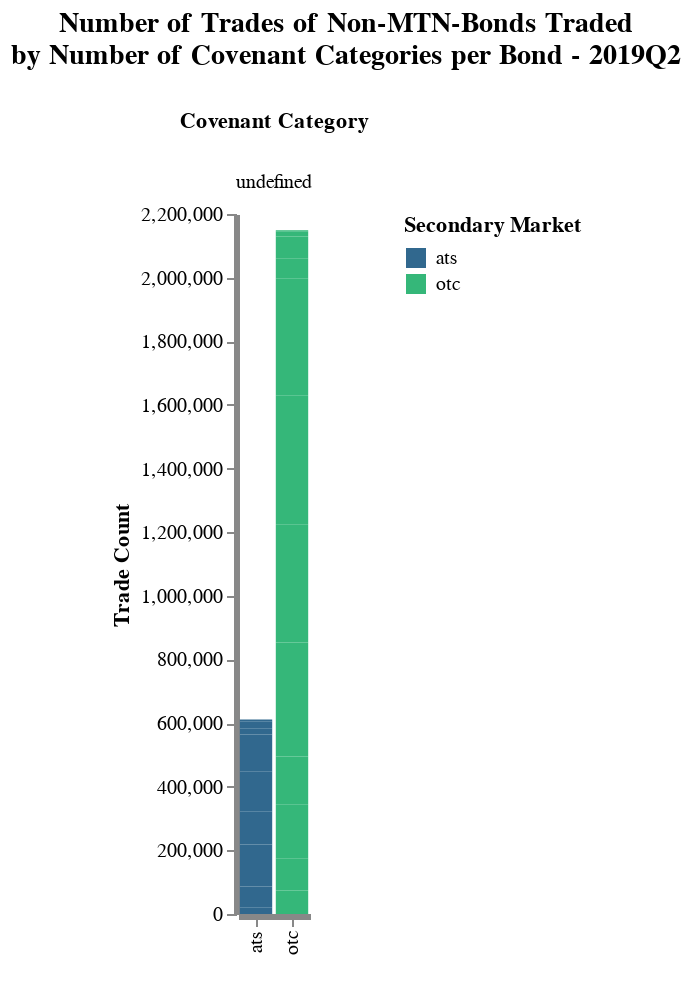

Notebook source saved alongside this figure:
### Code cell
pl[13]

### Figure 1 — Vega-Lite specification as saved in the notebook (floating-point values rounded to 4 significant figures)
{"config": {"axis": {"domainWidth": 3}, "opacity": {"value": 0.7}, "view": {"stroke": "transparent"}}, "data": {"values": [{"perc_sbm_rt_total": 3.412, "perc_sbm_total": 3.412, "period": "2019Q2", "rt": "any", "sbm": "ats", "sum_num_cov": 0, "value": 20868, "variable": "trades_by_num_cov"}, {"perc_sbm_rt_total": 0.06867, "perc_sbm_total": 0.06867, "period": "2019Q2", "rt": "any", "sbm": "ats", "sum_num_cov": 1, "value": 420, "variable": "trades_by_num_cov"}, {"perc_sbm_rt_total": 3.766, "perc_sbm_total": 3.766, "period": "2019Q2", "rt": "any", "sbm": "ats", "sum_num_cov": 2, "value": 23035, "variable": "trades_by_num_cov"}, {"perc_sbm_rt_total": 6.847, "perc_sbm_total": 6.847, "period": "2019Q2", "rt": "any", "sbm": "ats", "sum_num_cov": 3, "value": 41875, "variable": "trades_by_num_cov"}, {"perc_sbm_rt_total": 6.404, "perc_sbm_total": 6.404, "period": "2019Q2", "rt": "any", "sbm": "ats", "sum_num_cov": 4, "value": 39167, "variable": "trades_by_num_cov"}, {"perc_sbm_rt_total": 15.28, "perc_sbm_total": 15.28, "period": "2019Q2", "rt": "any", "sbm": "ats", "sum_num_cov": 5, "value": 93443, "variable": "trades_by_num_cov"}, {"perc_sbm_rt_total": 17.08, "perc_sbm_total": 17.08, "period": "2019Q2", "rt": "any", "sbm": "ats", "sum_num_cov": 6, "value": 104469, "variable": "trades_by_num_cov"}, {"perc_sbm_rt_total": 20.28, "perc_sbm_total": 20.28, "period": "2019Q2", "rt": "any", "sbm": "ats", "sum_num_cov": 7, "value": 124045, "variable": "trades_by_num_cov"}, {"perc_sbm_rt_total": 19.07, "perc_sbm_total": 19.07, "period": "2019Q2", "rt": "any", "sbm": "ats", "sum_num_cov": 8, "value": 116635, "variable": "trades_by_num_cov"}, {"perc_sbm_rt_total": 3.22, "perc_sbm_total": 3.22, "period": "2019Q2", "rt": "any", "sbm": "ats", "sum_num_cov": 9, "value": 19695, "variable": "trades_by_num_cov"}, {"perc_sbm_rt_total": 3.558, "perc_sbm_total": 3.558, "period": "2019Q2", "rt": "any", "sbm": "ats", "sum_num_cov": 10, "value": 21758, "variable": "trades_by_num_cov"}, {"perc_sbm_rt_total": 0.9073, "perc_sbm_total": 0.9073, "period": "2019Q2", "rt": "any", "sbm": "ats", "sum_num_cov": 11, "value": 5549, "variable": "trades_by_num_cov"}, {"perc_sbm_rt_total": 0.1046, "perc_sbm_total": 0.1046, "period": "2019Q2", "rt": "any", "sbm": "ats", "sum_num_cov": 12, "value": 640, "variable": "trades_by_num_cov"}, {"perc_sbm_rt_total": 3.442, "perc_sbm_total": 3.442, "period": "2019Q2", "rt": "any", "sbm": "otc", "sum_num_cov": 0, "value": 73969, "variable": "trades_by_num_cov"}, {"perc_sbm_rt_total": 0.08096, "perc_sbm_total": 0.08096, "period": "2019Q2", "rt": "any", "sbm": "otc", "sum_num_cov": 1, "value": 1740, "variable": "trades_by_num_cov"}, {"perc_sbm_rt_total": 4.547, "perc_sbm_total": 4.547, "period": "2019Q2", "rt": "any", "sbm": "otc", "sum_num_cov": 2, "value": 97720, "variable": "trades_by_num_cov"}, {"perc_sbm_rt_total": 7.901, "perc_sbm_total": 7.901, "period": "2019Q2", "rt": "any", "sbm": "otc", "sum_num_cov": 3, "value": 169824, "variable": "trades_by_num_cov"}, {"perc_sbm_rt_total": 7.076, "perc_sbm_total": 7.076, "period": "2019Q2", "rt": "any", "sbm": "otc", "sum_num_cov": 4, "value": 152073, "variable": "trades_by_num_cov"}, {"perc_sbm_rt_total": 16.65, "perc_sbm_total": 16.65, "period": "2019Q2", "rt": "any", "sbm": "otc", "sum_num_cov": 5, "value": 357795, "variable": "trades_by_num_cov"}, {"perc_sbm_rt_total": 17.24, "perc_sbm_total": 17.24, "period": "2019Q2", "rt": "any", "sbm": "otc", "sum_num_cov": 6, "value": 370593, "variable": "trades_by_num_cov"}, {"perc_sbm_rt_total": 18.93, "perc_sbm_total": 18.93, "period": "2019Q2", "rt": "any", "sbm": "otc", "sum_num_cov": 7, "value": 406846, "variable": "trades_by_num_cov"}, {"perc_sbm_rt_total": 17.1, "perc_sbm_total": 17.1, "period": "2019Q2", "rt": "any", "sbm": "otc", "sum_num_cov": 8, "value": 367512, "variable": "trades_by_num_cov"}, {"perc_sbm_rt_total": 2.844, "perc_sbm_total": 2.844, "period": "2019Q2", "rt": "any", "sbm": "otc", "sum_num_cov": 9, "value": 61134, "variable": "trades_by_num_cov"}, {"perc_sbm_rt_total": 3.248, "perc_sbm_total": 3.248, "period": "2019Q2", "rt": "any", "sbm": "otc", "sum_num_cov": 10, "value": 69816, "variable": "trades_by_num_cov"}, {"perc_sbm_rt_total": 0.7951, "perc_sbm_total": 0.7951, "period": "2019Q2", "rt": "any", "sbm": "otc", "sum_num_cov": 11, "value": 17089, "variable": "trades_by_num_cov"}, {"perc_sbm_rt_total": 0.1474, "perc_sbm_total": 0.1474, "period": "2019Q2", "rt": "any", "sbm": "otc", "sum_num_cov": 12, "value": 3169, "variable": "trades_by_num_cov"}]}, "encoding": {"color": {"field": "sbm", "legend": {"title": "Secondary Market"}, "scale": {"scheme": "viridis"}, "type": "nominal"}, "column": {"field": "cov_cat", "sort": "ascending", "title": "Covenant Category", "type": "ordinal"}, "x": {"axis": {"title": " "}, "field": "sbm", "type": "nominal"}, "y": {"axis": {"grid": false, "stack": null, "title": "Trade Count"}, "field": "value", "type": "quantitative"}}, "height": 350, "mark": "bar", "spacing": 4.5, "title": {"align": "center", "anchor": "middle", "fontSize": 14, "offset": 20, "text": ["Number of Trades of Non-MTN-Bonds Traded", " by Number of Covenant Categories per Bond - 2019Q2"]}, "width": {"step": 18}}
